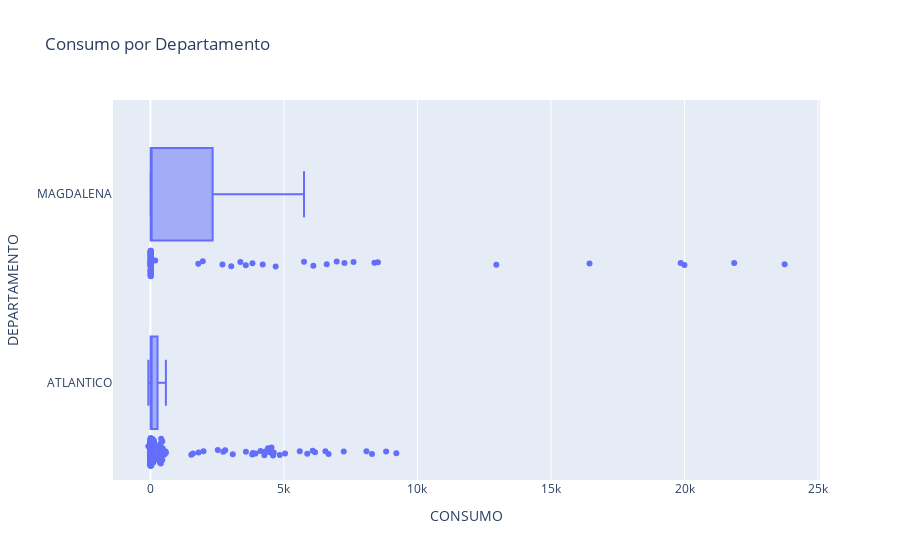

This figure's notebook cell:
### Markdown cell above
##### CONSUMO VS DEPARTAMENTO

### Code cell
fig = px.box(df, x="CONSUMO", y="DEPARTAMENTO",orientation="h", title="Consumo por Departamento", points="all")
fig.show()

### Figure 1 — Plotly figure (JSON) as saved in the notebook; plotly's stock layout.template omitted (floating-point values rounded to 4 significant figures; data arrays with more than 128 entries replaced by an {"elided": "..."} marker saying what was removed)
{"data": [{"alignmentgroup": "True", "boxpoints": "all", "hovertemplate": "CONSUMO=%{x}<br>DEPARTAMENTO=%{y}<extra></extra>", "legendgroup": "", "marker": {"color": "#636efa"}, "name": "", "notched": false, "offsetgroup": "", "orientation": "h", "showlegend": false, "type": "box", "x": {"elided": "312 int values"}, "x0": " ", "xaxis": "x", "y": {"elided": "312 str values"}, "y0": " ", "yaxis": "y"}], "layout": {"boxmode": "group", "legend": {"tracegroupgap": 0}, "title": {"text": "Consumo por Departamento"}, "xaxis": {"anchor": "y", "domain": [0, 1], "title": {"text": "CONSUMO"}}, "yaxis": {"anchor": "x", "domain": [0, 1], "title": {"text": "DEPARTAMENTO"}}}}
